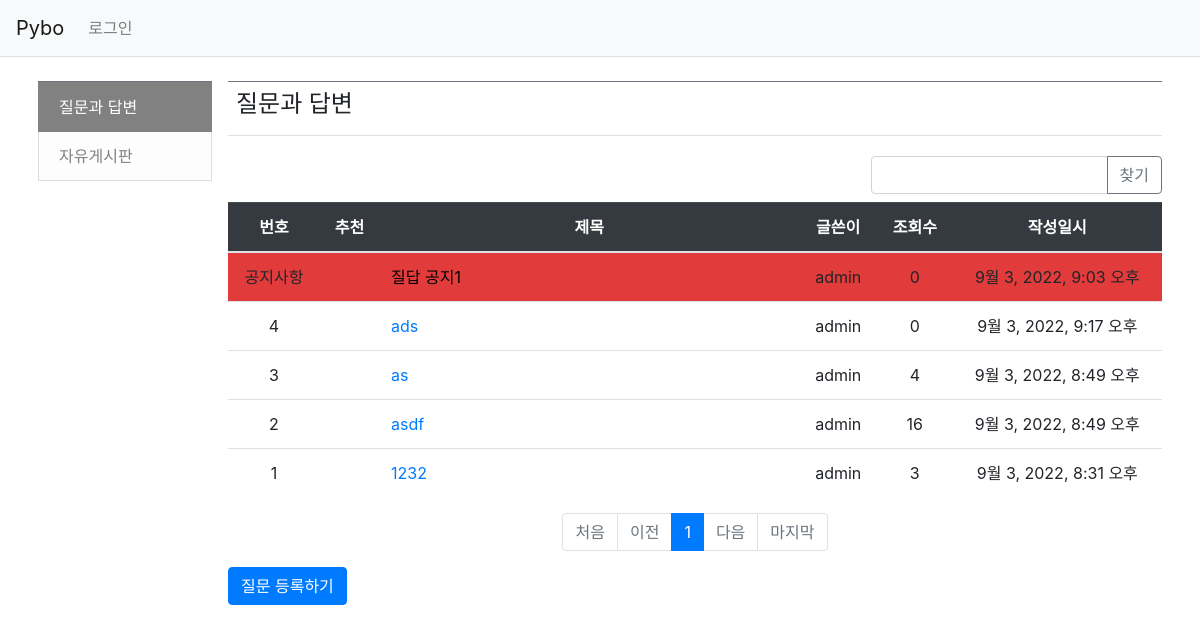
Screenshot of /pybo/ with the database file from the repository.
### pybo/models.py (models this page shows, shortened)
class Category(models.Model):
    name = models.CharField(max_length=20, unique=True)
    description = models.CharField(max_length=200, blank=True)
    has_answer = models.BooleanField(default=True)  # 답변가능 여부
    def get_absolute_url(self):
        return reverse('pybo:index', args=[self.name])

class Question(models.Model):
    author=models.ForeignKey(User, on_delete=models.CASCADE, related_name='author_question')
    subject=models.CharField(max_length=200)
    content=RichTextField(null=True, blank=True)
    create_date=models.DateTimeField()
    modify_date=models.DateTimeField(null=True, blank=True)
    voter = models.ManyToManyField(User, related_name='voter_question')
    view_count = models.PositiveIntegerField(default=0)
    top_fixed = models.BooleanField(verbose_name='상단고정', default=False)
    category = models.ForeignKey(Category, on_delete=models.CASCADE, related_name='category_question')

### pybo/views/base_views.py (the view, shortened to what this page needs)
# urls.py: path('', base_views.index, name='index'),
def index(request, category_name='qna'):
    page=request.GET.get('page', '1')
    kw=request.GET.get('kw', '')
    category_list = Category.objects.all()
    category = get_object_or_404(Category, name=category_name)
    question_list=Question.objects.filter(top_fixed=False).order_by('-create_date')
    question_list=question_list.filter(category=category)
    paginator = Paginator(question_list,10)    #페이지당 10개씩 보여주기
    page_obj=paginator.get_page(page)
    max_page=len(paginator.page_range)
    if kw:
        notice_fixed = None
    else:
        notice_fixed=Question.objects.filter(top_fixed=True).order_by('create_date')
        notice_fixed=notice_fixed.filter(category=category)
    context={'question_list': page_obj, 'page': page, 'kw': kw, 'max_page':max_page, 'notice_fixed':notice_fixed, 'category_list': category_list, 'category': category}
    return render(request, 'pybo/question_list.html', context)

### pybo/templatetags/pybo_filter.py (called while the page is built)
@register.filter
def sub(value, arg):
    return value - arg

### templates/pybo/question_list.html (shortened to what this page needs)
{% extends 'base.html' %}
{% load pybo_filter %}
{% block content %}
<div class="container my-3">
    <div class="row">
        <div class="col-sm-12 col-md-3 col-lg-2 p-2">
            <nav id="sidebar" class="border-top border-secondary">
                <div class="list-group">
                    {% for cat in category_list %}
                        {% if cat == category %}
                            <a class="rounded-0 list-group-item list-group-item-action list-group-item-light active"
                            href="{{ cat.get_absolute_url }}">{{ cat.description }}</a>
                        {% else %}
                            <a class="rounded-0 list-group-item list-group-item-action list-group-item-light"
                            href="{{ cat.get_absolute_url }}">{{ cat.description }}</a>
                        {% endif %}
                    {% endfor %}
                </div>
            </nav>
        </div>
        <div class="col-sm-12 col-md-9 col-lg-10 p-2">
            <div id="content" class="border-top border-secondary">
                <div class="content_block">
                    <h4 class="border-bottom pl-2 pb-3 my-2">{{ category.description }}</h4>
                    <div class="row justify-content-between my-1">
                        <div class="container my-1">
                            <div class="row justify-content-end my-2">
                                <div class="col-4 input-group">
                                    <input type="text" class="form-control kw" value="{{ kw|default_if_none:'' }}">
                                    <div class="input-group-append">
                                        <button class="btn btn-outline-secondary" type="button" id="btn_search">찾기</button>
                                    </div>
                                </div>
                            </div>
                            <table class="table">
                                <thread>
                                <tr class="text-center thead-dark">
                                    <th>번호</th>
                                    <th>추천</th>
                                    <th style="width:45%">제목</th>
                                    <th>글쓴이</th>
                                    <th>조회수</th>
                                    <th>작성일시</th>
                                </tr>
                                </thread>
                                <tbody>
                                    {% if notice_fixed %}
                                    {% if question_list.number == 1 %}
                                    {% for notice in notice_fixed %}
                                    <tr class="text-center" style="background-color: #e13b3b;">
                                        <td>공지사항</td>
                                        <td>
                                        </td>
                                        <td class="text-left">
                                            <a href="{% url 'pybo:detail' notice.id category.name %}" style="color: #060000">
                                                {{ notice.subject }}
                                            </a>
                                        </td>
                                        <td>{{ notice.author.username }}</td>
                                        <td>{{ notice.view_count }}</td>
                                        <td>{{ notice.create_date }}</td>
                                    </tr>
                                    {% endfor %}
                                    {% endif %}
                                    {% endif %}
                                    {% if question_list %}
                                    {% for question in question_list %}
                                    <tr class="text-center">
                                        <td>{{ question_list.paginator.count|sub:question_list.start_index|sub:forloop.counter0|add:1 }}</td>
                                        <td>
                                        </td>
                                        <td class="text-left">
                                            <a href="{% url 'pybo:detail' question.id category.name %}">
                                                {{ question.subject }}
                                            </a>
                                        </td>
                                        <td>{{ question.author.username }}</td>
                                        <td>{{ question.view_count  }}</td>
                                        <td>{{ question.create_date }}</td>
                                    </tr>
                                    {% endfor %}
                                    {% else %}
                                    <tr>
                                        <td colspan="3">질문이 없습니다.</td>
                                    </tr>
                                    {% endif %}
                                </tbody>
                            </table>
                            <ul class="pagination justify-content-center">
                                {% if question_list.has_previous %}
                                <li class="page item">
                                    <a class="page-link" data-page="={{ question_list.start_index }}" href="#">
                                        처음
                                    </a>
                                </li>
                                <li class="page-item">
                                    <a class="page-link" data-page="{{ question_list.previous_page_number }}" href="#">
                                        이전
                                    </a>
                                </li>
                                {% else %}
                                <li class="page-item disabled">
                                    <a class="page-link" tabindex="-1" aria-disabled="true" href="#">
                                        처음
                                    </a>
                                </li>
                                <li class="page-item disabled">
                                    <a class="page-link" tabindex="-1" aria-disabled="true" href="#">
                                        이전
                                    </a>
                                </li>
                                {% endif %}
                                {% for page_number in question_list.paginator.page_range %}
                                {% if page_number >= question_list.number|add:-5 and page_number <= question_list.number|add:5 %}
                                    {% if page_number == question_list.number %}
                                    <li class="page-item active" aria-current="page">
                                        <a class="page-link" data-page="{{ page_number }}" href="#">
                                            {{ page_number }}
                                        </a>
                                    </li>
                                    {% else %}
                                    <li class="page-item">
                                        <a class="page-link" data-page="{{ page_number }}" href="#">
                                            {{ page_number }}
                                        </a>
                                    </li>
                                    {% endif %}
                                {% endif %}
                                {% endfor %}
                                {% if question_list.has_next %}
                                <li class="page-item">
                                    <a class="page-link" data-page="{{ question_list.next_page_number }}" href="#">
                                        다음
                                    </a>
                                </li>
                                <li class="page-item">
                                    <a class="page-link" data-page="{{ max_page }}" href="#">마지막</a>
                                </li>
                                {% else %}
                                <li class="page-item disabled">
                                    <a class="page-link" tabindex="-1" aria-disabled="true" href="#">
                                        다음
                                    </a>
                                </li>
                                <li class="page-item disabled">
                                    <a class="page-link" tabindex="-1" aria-disabled="true" href="#">
                                        마지막
                                    </a>
                                </li>
                                {% endif %}
                            </ul>
                            <a href="{% url 'pybo:question_create' category.name %}" class="btn btn-primary">
                                질문 등록하기
                            </a>
                        </div>
                    </div>
                </div>
            </div>
        </div>
    </div>
</div>
{% endblock %}

### rows the page displays
Category: description "질문과 답변"
Category: description "자유게시판"
Question: subject "질답 공지1", author.username "admin", view_count "0", create_date "9월 3, 2022, 9:03 오후"
Question: paginator.count|sub "4", subject "ads", author.username "admin", view_count "0", create_date "9월 3, 2022, 9:17 오후"
Question: paginator.count|sub "3", subject "as", author.username "admin", view_count "4", create_date "9월 3, 2022, 8:49 오후"
Question: paginator.count|sub "2", subject "asdf", author.username "admin", view_count "16", create_date "9월 3, 2022, 8:49 오후"
Question: paginator.count|sub "1", subject "1232", author.username "admin", view_count "3", create_date "9월 3, 2022, 8:31 오후"

### other values shown
{{ page_number }} "1"
